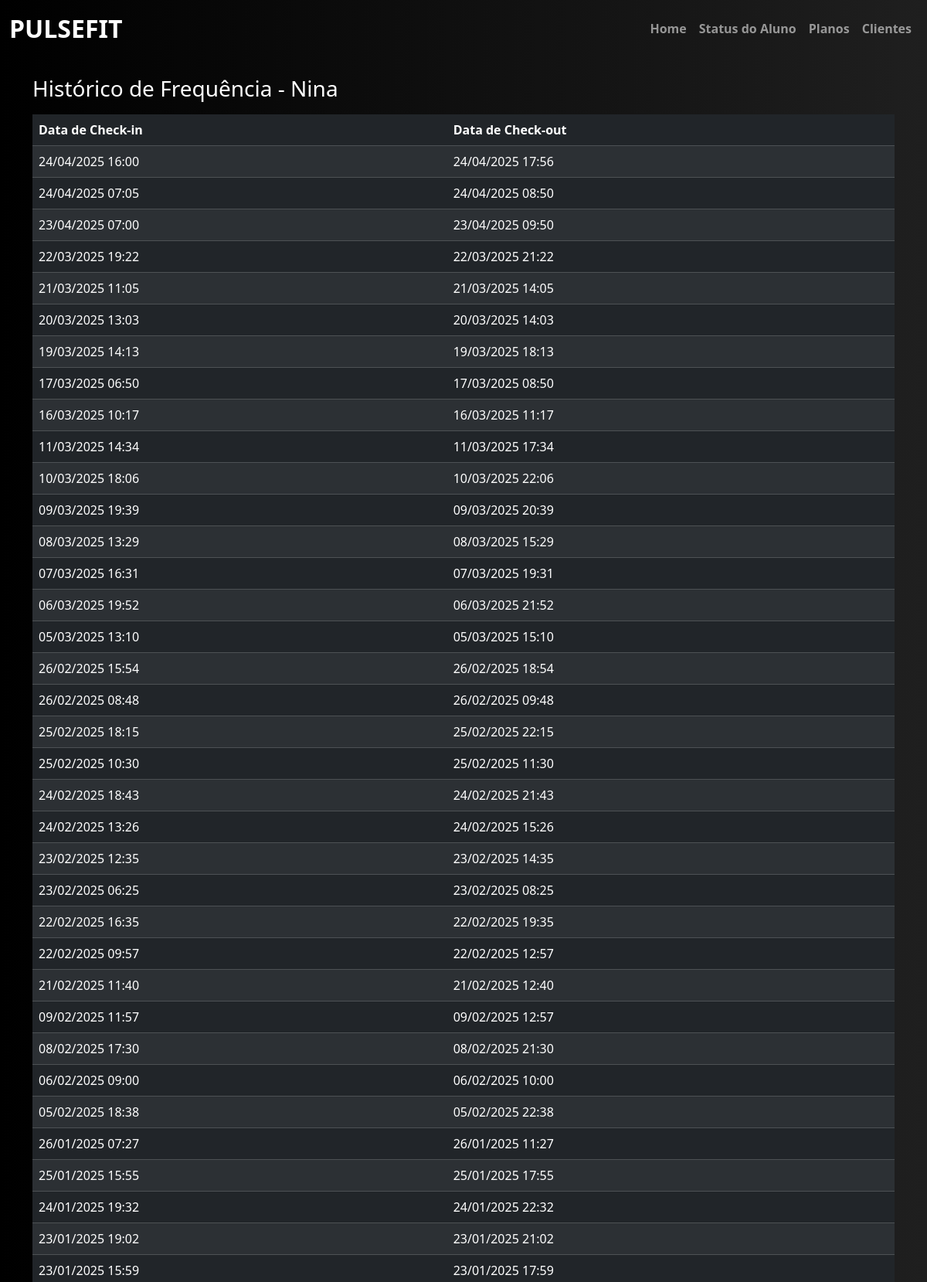
The page /status_aluno/1/frequencia (upper part) on the database its author committed.
### academia/models.py (models this page shows, shortened)
class Cliente(db.Model):
    __tablename__ = "cliente"
    id = db.Column(db.Integer, primary_key=True)
    ativo = db.Column(db.Boolean, default=True, nullable=False)
    dtcadastro = db.Column(db.DateTime, default=datetime.utcnow, nullable=False)
    nome = db.Column(db.String(20), nullable=False)
    sobrenome = db.Column(db.String(50), nullable=False)
    genero = db.Column(db.String(1), nullable=False)
    cpf = db.Column(db.BigInteger, nullable=False, unique=True)
    rg = db.Column(db.BigInteger, nullable=False, unique=True)
    dt_nascimento = db.Column(db.DateTime, nullable=False)
    estado_civil = db.Column(db.String(20), nullable=False)
    email = db.Column(db.String(100), nullable=False, unique=True)
    telefone = db.Column(db.BigInteger, nullable=False)
    rua = db.Column(db.String(100), nullable=False)
    numero = db.Column(db.Integer)
    complemento = db.Column(db.String(100))
    bairro = db.Column(db.String(50), nullable=False)
    cidade = db.Column(db.String(50), nullable=False)
    estado = db.Column(db.String(50), nullable=False)
    plano = db.Column(db.Integer, db.ForeignKey("plano.id",   name="fk_cliente_plano"))

class Checkin(db.Model):
    __tablename__ = "checkin"
    id = db.Column(db.Integer, primary_key=True)
    dt_checkin = db.Column(db.DateTime, default=datetime.utcnow, nullable=False)
    dt_checkout = db.Column(db.DateTime, nullable=True)
    cliente_id = db.Column(db.Integer, db.ForeignKey("cliente.id",  name="fk_checkin_cliente"))

### academia/routes.py (the view)
@app.route('/status_aluno/<int:cliente_id>/frequencia')
def page_aluno_frequencia(cliente_id):
    cliente = Cliente.query.get_or_404(cliente_id)
    checkins = Checkin.query.filter_by(cliente_id=cliente.id).order_by(Checkin.dt_checkin.desc()).all()
    return render_template("aluno_frequencia.html", aluno=cliente, checkins=checkins)

### academia/templates/aluno_frequencia.html (shortened to what this page needs)
{% extends 'base.html' %}
{% block conteudo %}
<body style="background: linear-gradient(to right, #000000, #1f1f1f); font-family: 'Segoe UI', sans-serif; color: white;">
    <div class="container mt-4">
        <h3>Histórico de Frequência - {{ aluno.nome }}</h3>
        <table class="table table-dark table-striped mt-3">
            <thead>
                <tr>
                    <th>Data de Check-in</th>
                    <th>Data de Check-out</th>
                </tr>
            </thead>
            <tbody>
                {% for freq in checkins %}
                <tr>
                    <td>{{ freq.dt_checkin.strftime('%d/%m/%Y %H:%M') }}</td>
                    <td>{{ freq.dt_checkout.strftime('%d/%m/%Y %H:%M') if freq.dt_checkout else '---' }}</td>
                </tr>
                {% endfor %}
            </tbody>
        </table>
    </div>
</body>
{% endblock %}

### rows shown on the page
Cliente: nome "Nina"
Checkin: dt_checkin "23/04/2025 07:00", dt_checkout "23/04/2025 09:50"
Checkin: dt_checkin "22/03/2025 19:22", dt_checkout "22/03/2025 21:22"
Checkin: dt_checkin "21/03/2025 11:05", dt_checkout "21/03/2025 14:05"
Checkin: dt_checkin "20/03/2025 13:03", dt_checkout "20/03/2025 14:03"
Checkin: dt_checkin "19/03/2025 14:13", dt_checkout "19/03/2025 18:13"
Checkin: dt_checkin "17/03/2025 06:50", dt_checkout "17/03/2025 08:50"
Checkin: dt_checkin "16/03/2025 10:17", dt_checkout "16/03/2025 11:17"
Checkin: dt_checkin "11/03/2025 14:34", dt_checkout "11/03/2025 17:34"
Checkin: dt_checkin "10/03/2025 18:06", dt_checkout "10/03/2025 22:06"
Checkin: dt_checkin "09/03/2025 19:39", dt_checkout "09/03/2025 20:39"
Checkin: dt_checkin "08/03/2025 13:29", dt_checkout "08/03/2025 15:29"
Checkin: dt_checkin "07/03/2025 16:31", dt_checkout "07/03/2025 19:31"
Checkin: dt_checkin "06/03/2025 19:52", dt_checkout "06/03/2025 21:52"
Checkin: dt_checkin "05/03/2025 13:10", dt_checkout "05/03/2025 15:10"
Checkin: dt_checkin "26/02/2025 15:54", dt_checkout "26/02/2025 18:54"
Checkin: dt_checkin "26/02/2025 08:48", dt_checkout "26/02/2025 09:48"
Checkin: dt_checkin "25/02/2025 18:15", dt_checkout "25/02/2025 22:15"
Checkin: dt_checkin "25/02/2025 10:30", dt_checkout "25/02/2025 11:30"
Checkin: dt_checkin "24/02/2025 18:43", dt_checkout "24/02/2025 21:43"
Checkin: dt_checkin "24/02/2025 13:26", dt_checkout "24/02/2025 15:26"
Checkin: dt_checkin "23/02/2025 12:35", dt_checkout "23/02/2025 14:35"
Checkin: dt_checkin "23/02/2025 06:25", dt_checkout "23/02/2025 08:25"
Checkin: dt_checkin "22/02/2025 16:35", dt_checkout "22/02/2025 19:35"
Checkin: dt_checkin "22/02/2025 09:57", dt_checkout "22/02/2025 12:57"
Checkin: dt_checkin "21/02/2025 11:40", dt_checkout "21/02/2025 12:40"
Checkin: dt_checkin "09/02/2025 11:57", dt_checkout "09/02/2025 12:57"
Checkin: dt_checkin "08/02/2025 17:30", dt_checkout "08/02/2025 21:30"
Checkin: dt_checkin "06/02/2025 09:00", dt_checkout "06/02/2025 10:00"
Checkin: dt_checkin "05/02/2025 18:38", dt_checkout "05/02/2025 22:38"
Checkin: dt_checkin "26/01/2025 07:27", dt_checkout "26/01/2025 11:27"
Checkin: dt_checkin "25/01/2025 15:55", dt_checkout "25/01/2025 17:55"
Checkin: dt_checkin "24/01/2025 19:32", dt_checkout "24/01/2025 22:32"
Checkin: dt_checkin "23/01/2025 19:02", dt_checkout "23/01/2025 21:02"
Checkin: dt_checkin "23/01/2025 15:59", dt_checkout "23/01/2025 17:59"

### other values the page prints
{{ freq.dt_checkin.strftime('%d/%m/%Y %H:%M') }} "24/04/2025 16:00" "24/04/2025 07:05"
